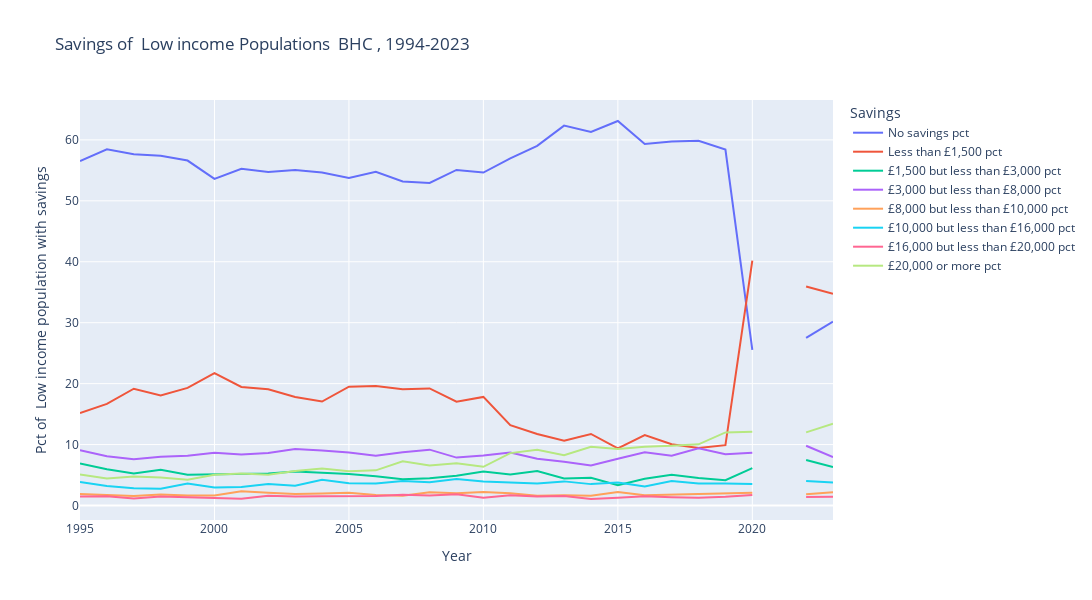

Notebook source saved alongside this figure:
### Code cell
savings_categories.remove("Total") if "Total" in savings_categories else None
plot_hbai_trends(BHC, savings_categories, True)

### Figure 1 — Plotly figure (JSON) as saved in the notebook; plotly's stock layout.template omitted (floating-point values rounded to 4 significant figures)
{"data": [{"customdata": [["No savings pct"], ["No savings pct"], ["No savings pct"], ["No savings pct"], ["No savings pct"], ["No savings pct"], ["No savings pct"], ["No savings pct"], ["No savings pct"], ["No savings pct"], ["No savings pct"], ["No savings pct"], ["No savings pct"], ["No savings pct"], ["No savings pct"], ["No savings pct"], ["No savings pct"], ["No savings pct"], ["No savings pct"], ["No savings pct"], ["No savings pct"], ["No savings pct"], ["No savings pct"], ["No savings pct"], ["No savings pct"], ["No savings pct"], ["No savings pct"], ["No savings pct"], ["No savings pct"]], "hovertemplate": "Savings=%{customdata[0]}<br>Year=%{x}<br>Amount of savings=%{y}<extra></extra>", "legendgroup": "No savings pct", "line": {"color": "#636efa", "dash": "solid"}, "marker": {"symbol": "circle"}, "mode": "lines", "name": "No savings pct", "orientation": "v", "showlegend": true, "type": "scatter", "x": [1995, 1996, 1997, 1998, 1999, 2000, 2001, 2002, 2003, 2004, 2005, 2006, 2007, 2008, 2009, 2010, 2011, 2012, 2013, 2014, 2015, 2016, 2017, 2018, 2019, 2020, 2021, 2022, 2023], "xaxis": "x", "y": [56.54, 58.44, 57.66, 57.39, 56.61, 53.6, 55.27, 54.73, 55.08, 54.66, 53.77, 54.78, 53.18, 52.94, 55.07, 54.64, 56.96, 59.03, 62.35, 61.32, 63.1, 59.33, 59.74, 59.87, 58.41, 25.55, NaN, 27.51, 30.19], "yaxis": "y"}, {"customdata": [["Less than £1,500 pct"], ["Less than £1,500 pct"], ["Less than £1,500 pct"], ["Less than £1,500 pct"], ["Less than £1,500 pct"], ["Less than £1,500 pct"], ["Less than £1,500 pct"], ["Less than £1,500 pct"], ["Less than £1,500 pct"], ["Less than £1,500 pct"], ["Less than £1,500 pct"], ["Less than £1,500 pct"], ["Less than £1,500 pct"], ["Less than £1,500 pct"], ["Less than £1,500 pct"], ["Less than £1,500 pct"], ["Less than £1,500 pct"], ["Less than £1,500 pct"], ["Less than £1,500 pct"], ["Less than £1,500 pct"], ["Less than £1,500 pct"], ["Less than £1,500 pct"], ["Less than £1,500 pct"], ["Less than £1,500 pct"], ["Less than £1,500 pct"], ["Less than £1,500 pct"], ["Less than £1,500 pct"], ["Less than £1,500 pct"], ["Less than £1,500 pct"]], "hovertemplate": "Savings=%{customdata[0]}<br>Year=%{x}<br>Amount of savings=%{y}<extra></extra>", "legendgroup": "Less than £1,500 pct", "line": {"color": "#EF553B", "dash": "solid"}, "marker": {"symbol": "circle"}, "mode": "lines", "name": "Less than £1,500 pct", "orientation": "v", "showlegend": true, "type": "scatter", "x": [1995, 1996, 1997, 1998, 1999, 2000, 2001, 2002, 2003, 2004, 2005, 2006, 2007, 2008, 2009, 2010, 2011, 2012, 2013, 2014, 2015, 2016, 2017, 2018, 2019, 2020, 2021, 2022, 2023], "xaxis": "x", "y": [15.17, 16.68, 19.17, 18.08, 19.3, 21.74, 19.45, 19.09, 17.82, 17.07, 19.5, 19.6, 19.1, 19.22, 17.05, 17.82, 13.18, 11.73, 10.62, 11.74, 9.375, 11.57, 10.06, 9.43, 9.91, 40.19, NaN, 35.93, 34.75], "yaxis": "y"}, {"customdata": [["£1,500 but less than £3,000 pct"], ["£1,500 but less than £3,000 pct"], ["£1,500 but less than £3,000 pct"], ["£1,500 but less than £3,000 pct"], ["£1,500 but less than £3,000 pct"], ["£1,500 but less than £3,000 pct"], ["£1,500 but less than £3,000 pct"], ["£1,500 but less than £3,000 pct"], ["£1,500 but less than £3,000 pct"], ["£1,500 but less than £3,000 pct"], ["£1,500 but less than £3,000 pct"], ["£1,500 but less than £3,000 pct"], ["£1,500 but less than £3,000 pct"], ["£1,500 but less than £3,000 pct"], ["£1,500 but less than £3,000 pct"], ["£1,500 but less than £3,000 pct"], ["£1,500 but less than £3,000 pct"], ["£1,500 but less than £3,000 pct"], ["£1,500 but less than £3,000 pct"], ["£1,500 but less than £3,000 pct"], ["£1,500 but less than £3,000 pct"], ["£1,500 but less than £3,000 pct"], ["£1,500 but less than £3,000 pct"], ["£1,500 but less than £3,000 pct"], ["£1,500 but less than £3,000 pct"], ["£1,500 but less than £3,000 pct"], ["£1,500 but less than £3,000 pct"], ["£1,500 but less than £3,000 pct"], ["£1,500 but less than £3,000 pct"]], "hovertemplate": "Savings=%{customdata[0]}<br>Year=%{x}<br>Amount of savings=%{y}<extra></extra>", "legendgroup": "£1,500 but less than £3,000 pct", "line": {"color": "#00cc96", "dash": "solid"}, "marker": {"symbol": "circle"}, "mode": "lines", "name": "£1,500 but less than £3,000 pct", "orientation": "v", "showlegend": true, "type": "scatter", "x": [1995, 1996, 1997, 1998, 1999, 2000, 2001, 2002, 2003, 2004, 2005, 2006, 2007, 2008, 2009, 2010, 2011, 2012, 2013, 2014, 2015, 2016, 2017, 2018, 2019, 2020, 2021, 2022, 2023], "xaxis": "x", "y": [6.884, 5.941, 5.268, 5.854, 5.069, 5.126, 5.175, 5.261, 5.575, 5.426, 5.167, 4.792, 4.321, 4.495, 4.882, 5.589, 5.112, 5.648, 4.429, 4.562, 3.351, 4.381, 5.053, 4.501, 4.168, 6.139, NaN, 7.477, 6.308], "yaxis": "y"}, {"customdata": [["£3,000 but less than £8,000 pct"], ["£3,000 but less than £8,000 pct"], ["£3,000 but less than £8,000 pct"], ["£3,000 but less than £8,000 pct"], ["£3,000 but less than £8,000 pct"], ["£3,000 but less than £8,000 pct"], ["£3,000 but less than £8,000 pct"], ["£3,000 but less than £8,000 pct"], ["£3,000 but less than £8,000 pct"], ["£3,000 but less than £8,000 pct"], ["£3,000 but less than £8,000 pct"], ["£3,000 but less than £8,000 pct"], ["£3,000 but less than £8,000 pct"], ["£3,000 but less than £8,000 pct"], ["£3,000 but less than £8,000 pct"], ["£3,000 but less than £8,000 pct"], ["£3,000 but less than £8,000 pct"], ["£3,000 but less than £8,000 pct"], ["£3,000 but less than £8,000 pct"], ["£3,000 but less than £8,000 pct"], ["£3,000 but less than £8,000 pct"], ["£3,000 but less than £8,000 pct"], ["£3,000 but less than £8,000 pct"], ["£3,000 but less than £8,000 pct"], ["£3,000 but less than £8,000 pct"], ["£3,000 but less than £8,000 pct"], ["£3,000 but less than £8,000 pct"], ["£3,000 but less than £8,000 pct"], ["£3,000 but less than £8,000 pct"]], "hovertemplate": "Savings=%{customdata[0]}<br>Year=%{x}<br>Amount of savings=%{y}<extra></extra>", "legendgroup": "£3,000 but less than £8,000 pct", "line": {"color": "#ab63fa", "dash": "solid"}, "marker": {"symbol": "circle"}, "mode": "lines", "name": "£3,000 but less than £8,000 pct", "orientation": "v", "showlegend": true, "type": "scatter", "x": [1995, 1996, 1997, 1998, 1999, 2000, 2001, 2002, 2003, 2004, 2005, 2006, 2007, 2008, 2009, 2010, 2011, 2012, 2013, 2014, 2015, 2016, 2017, 2018, 2019, 2020, 2021, 2022, 2023], "xaxis": "x", "y": [9.095, 8.074, 7.579, 7.986, 8.178, 8.656, 8.374, 8.628, 9.273, 9.042, 8.688, 8.169, 8.748, 9.17, 7.862, 8.197, 8.703, 7.674, 7.172, 6.555, 7.669, 8.74, 8.179, 9.391, 8.434, 8.678, NaN, 9.805, 7.931], "yaxis": "y"}, {"customdata": [["£8,000 but less than £10,000 pct"], ["£8,000 but less than £10,000 pct"], ["£8,000 but less than £10,000 pct"], ["£8,000 but less than £10,000 pct"], ["£8,000 but less than £10,000 pct"], ["£8,000 but less than £10,000 pct"], ["£8,000 but less than £10,000 pct"], ["£8,000 but less than £10,000 pct"], ["£8,000 but less than £10,000 pct"], ["£8,000 but less than £10,000 pct"], ["£8,000 but less than £10,000 pct"], ["£8,000 but less than £10,000 pct"], ["£8,000 but less than £10,000 pct"], ["£8,000 but less than £10,000 pct"], ["£8,000 but less than £10,000 pct"], ["£8,000 but less than £10,000 pct"], ["£8,000 but less than £10,000 pct"], ["£8,000 but less than £10,000 pct"], ["£8,000 but less than £10,000 pct"], ["£8,000 but less than £10,000 pct"], ["£8,000 but less than £10,000 pct"], ["£8,000 but less than £10,000 pct"], ["£8,000 but less than £10,000 pct"], ["£8,000 but less than £10,000 pct"], ["£8,000 but less than £10,000 pct"], ["£8,000 but less than £10,000 pct"], ["£8,000 but less than £10,000 pct"], ["£8,000 but less than £10,000 pct"], ["£8,000 but less than £10,000 pct"]], "hovertemplate": "Savings=%{customdata[0]}<br>Year=%{x}<br>Amount of savings=%{y}<extra></extra>", "legendgroup": "£8,000 but less than £10,000 pct", "line": {"color": "#FFA15A", "dash": "solid"}, "marker": {"symbol": "circle"}, "mode": "lines", "name": "£8,000 but less than £10,000 pct", "orientation": "v", "showlegend": true, "type": "scatter", "x": [1995, 1996, 1997, 1998, 1999, 2000, 2001, 2002, 2003, 2004, 2005, 2006, 2007, 2008, 2009, 2010, 2011, 2012, 2013, 2014, 2015, 2016, 2017, 2018, 2019, 2020, 2021, 2022, 2023], "xaxis": "x", "y": [1.87, 1.687, 1.548, 1.829, 1.629, 1.644, 2.34, 2.091, 1.886, 1.986, 2.106, 1.712, 1.607, 2.161, 1.999, 2.201, 2.002, 1.618, 1.678, 1.591, 2.203, 1.687, 1.8, 1.892, 2.035, 2.078, NaN, 1.842, 2.185], "yaxis": "y"}, {"customdata": [["£10,000 but less than £16,000 pct"], ["£10,000 but less than £16,000 pct"], ["£10,000 but less than £16,000 pct"], ["£10,000 but less than £16,000 pct"], ["£10,000 but less than £16,000 pct"], ["£10,000 but less than £16,000 pct"], ["£10,000 but less than £16,000 pct"], ["£10,000 but less than £16,000 pct"], ["£10,000 but less than £16,000 pct"], ["£10,000 but less than £16,000 pct"], ["£10,000 but less than £16,000 pct"], ["£10,000 but less than £16,000 pct"], ["£10,000 but less than £16,000 pct"], ["£10,000 but less than £16,000 pct"], ["£10,000 but less than £16,000 pct"], ["£10,000 but less than £16,000 pct"], ["£10,000 but less than £16,000 pct"], ["£10,000 but less than £16,000 pct"], ["£10,000 but less than £16,000 pct"], ["£10,000 but less than £16,000 pct"], ["£10,000 but less than £16,000 pct"], ["£10,000 but less than £16,000 pct"], ["£10,000 but less than £16,000 pct"], ["£10,000 but less than £16,000 pct"], ["£10,000 but less than £16,000 pct"], ["£10,000 but less than £16,000 pct"], ["£10,000 but less than £16,000 pct"], ["£10,000 but less than £16,000 pct"], ["£10,000 but less than £16,000 pct"]], "hovertemplate": "Savings=%{customdata[0]}<br>Year=%{x}<br>Amount of savings=%{y}<extra></extra>", "legendgroup": "£10,000 but less than £16,000 pct", "line": {"color": "#19d3f3", "dash": "solid"}, "marker": {"symbol": "circle"}, "mode": "lines", "name": "£10,000 but less than £16,000 pct", "orientation": "v", "showlegend": true, "type": "scatter", "x": [1995, 1996, 1997, 1998, 1999, 2000, 2001, 2002, 2003, 2004, 2005, 2006, 2007, 2008, 2009, 2010, 2011, 2012, 2013, 2014, 2015, 2016, 2017, 2018, 2019, 2020, 2021, 2022, 2023], "xaxis": "x", "y": [3.875, 3.212, 2.853, 2.772, 3.628, 2.945, 3.029, 3.537, 3.245, 4.21, 3.656, 3.634, 4.021, 3.812, 4.359, 3.922, 3.772, 3.632, 3.961, 3.512, 3.787, 3.114, 4.011, 3.595, 3.606, 3.527, NaN, 4.035, 3.78], "yaxis": "y"}, {"customdata": [["£16,000 but less than £20,000 pct"], ["£16,000 but less than £20,000 pct"], ["£16,000 but less than £20,000 pct"], ["£16,000 but less than £20,000 pct"], ["£16,000 but less than £20,000 pct"], ["£16,000 but less than £20,000 pct"], ["£16,000 but less than £20,000 pct"], ["£16,000 but less than £20,000 pct"], ["£16,000 but less than £20,000 pct"], ["£16,000 but less than £20,000 pct"], ["£16,000 but less than £20,000 pct"], ["£16,000 but less than £20,000 pct"], ["£16,000 but less than £20,000 pct"], ["£16,000 but less than £20,000 pct"], ["£16,000 but less than £20,000 pct"], ["£16,000 but less than £20,000 pct"], ["£16,000 but less than £20,000 pct"], ["£16,000 but less than £20,000 pct"], ["£16,000 but less than £20,000 pct"], ["£16,000 but less than £20,000 pct"], ["£16,000 but less than £20,000 pct"], ["£16,000 but less than £20,000 pct"], ["£16,000 but less than £20,000 pct"], ["£16,000 but less than £20,000 pct"], ["£16,000 but less than £20,000 pct"], ["£16,000 but less than £20,000 pct"], ["£16,000 but less than £20,000 pct"], ["£16,000 but less than £20,000 pct"], ["£16,000 but less than £20,000 pct"]], "hovertemplate": "Savings=%{customdata[0]}<br>Year=%{x}<br>Amount of savings=%{y}<extra></extra>", "legendgroup": "£16,000 but less than £20,000 pct", "line": {"color": "#FF6692", "dash": "solid"}, "marker": {"symbol": "circle"}, "mode": "lines", "name": "£16,000 but less than £20,000 pct", "orientation": "v", "showlegend": true, "type": "scatter", "x": [1995, 1996, 1997, 1998, 1999, 2000, 2001, 2002, 2003, 2004, 2005, 2006, 2007, 2008, 2009, 2010, 2011, 2012, 2013, 2014, 2015, 2016, 2017, 2018, 2019, 2020, 2021, 2022, 2023], "xaxis": "x", "y": [1.474, 1.51, 1.166, 1.468, 1.356, 1.253, 1.114, 1.603, 1.462, 1.523, 1.475, 1.543, 1.767, 1.635, 1.858, 1.277, 1.675, 1.497, 1.546, 1.07, 1.255, 1.521, 1.366, 1.282, 1.445, 1.73, NaN, 1.39, 1.447], "yaxis": "y"}, {"customdata": [["£20,000 or more pct"], ["£20,000 or more pct"], ["£20,000 or more pct"], ["£20,000 or more pct"], ["£20,000 or more pct"], ["£20,000 or more pct"], ["£20,000 or more pct"], ["£20,000 or more pct"], ["£20,000 or more pct"], ["£20,000 or more pct"], ["£20,000 or more pct"], ["£20,000 or more pct"], ["£20,000 or more pct"], ["£20,000 or more pct"], ["£20,000 or more pct"], ["£20,000 or more pct"], ["£20,000 or more pct"], ["£20,000 or more pct"], ["£20,000 or more pct"], ["£20,000 or more pct"], ["£20,000 or more pct"], ["£20,000 or more pct"], ["£20,000 or more pct"], ["£20,000 or more pct"], ["£20,000 or more pct"], ["£20,000 or more pct"], ["£20,000 or more pct"], ["£20,000 or more pct"], ["£20,000 or more pct"]], "hovertemplate": "Savings=%{customdata[0]}<br>Year=%{x}<br>Amount of savings=%{y}<extra></extra>", "legendgroup": "£20,000 or more pct", "line": {"color": "#B6E880", "dash": "solid"}, "marker": {"symbol": "circle"}, "mode": "lines", "name": "£20,000 or more pct", "orientation": "v", "showlegend": true, "type": "scatter", "x": [1995, 1996, 1997, 1998, 1999, 2000, 2001, 2002, 2003, 2004, 2005, 2006, 2007, 2008, 2009, 2010, 2011, 2012, 2013, 2014, 2015, 2016, 2017, 2018, 2019, 2020, 2021, 2022, 2023], "xaxis": "x", "y": [5.095, 4.45, 4.765, 4.619, 4.233, 5.037, 5.249, 5.058, 5.663, 6.083, 5.644, 5.771, 7.253, 6.566, 6.917, 6.355, 8.599, 9.168, 8.244, 9.646, 9.259, 9.661, 9.796, 10.04, 12.0, 12.11, NaN, 12.0, 13.42], "yaxis": "y"}], "layout": {"height": 600, "hovermode": "x unified", "legend": {"title": {"text": "Savings"}, "tracegroupgap": 0}, "title": {"text": "Savings of  Low income Populations  BHC , 1994-2023"}, "width": 1200, "xaxis": {"anchor": "y", "domain": [0, 1], "title": {"text": "Year"}}, "yaxis": {"anchor": "x", "domain": [0, 1], "title": {"text": "Pct of  Low income population with savings"}}}}
